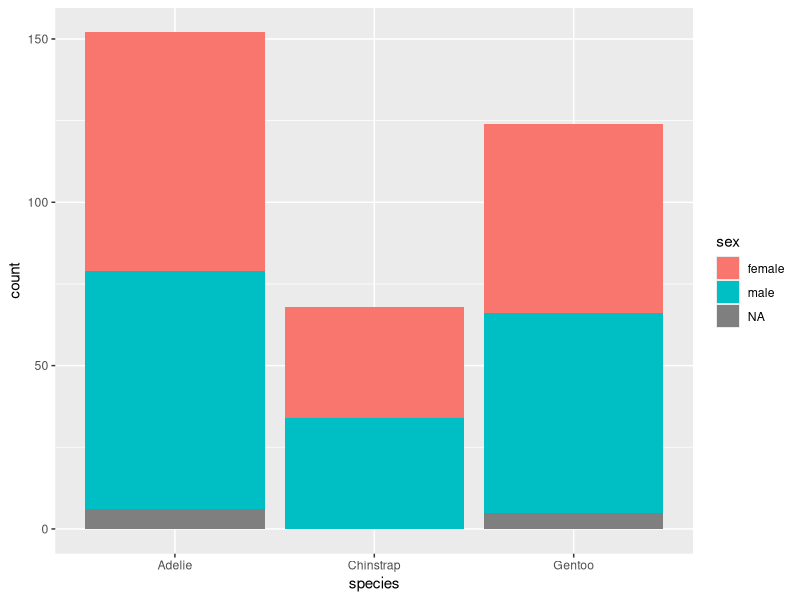
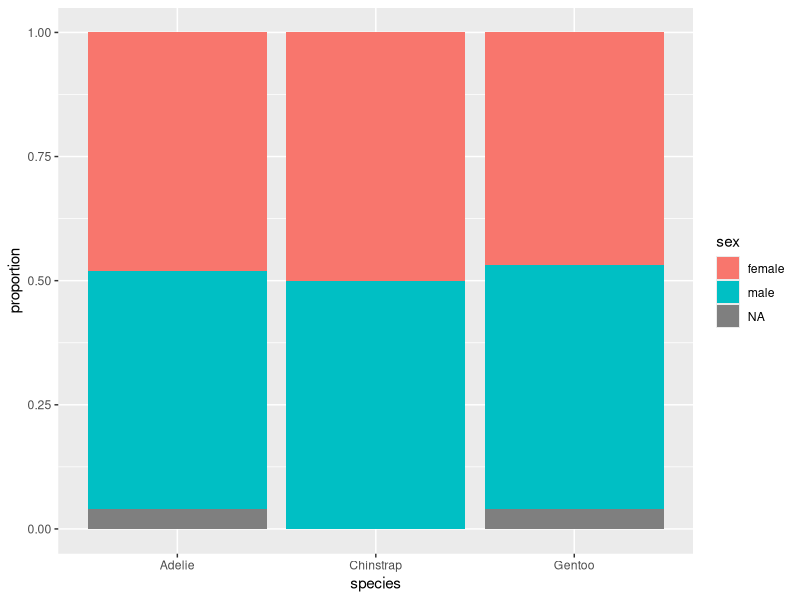
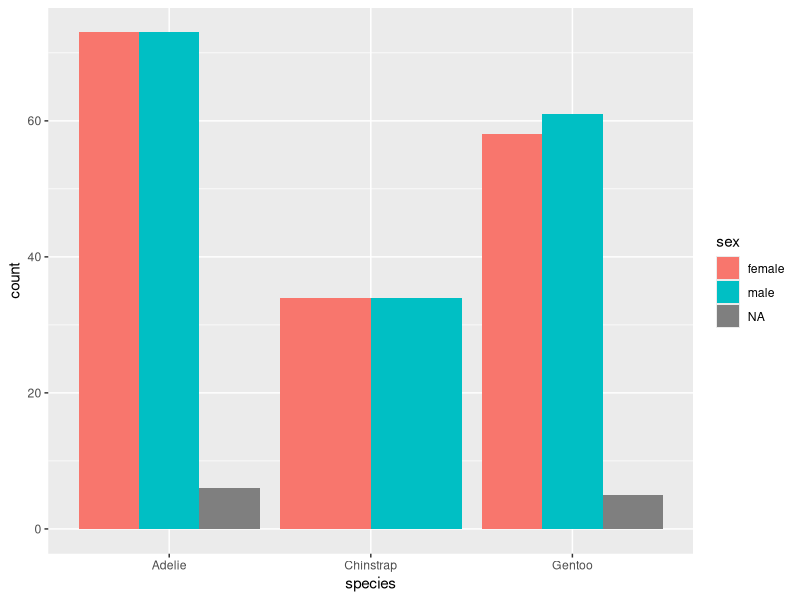
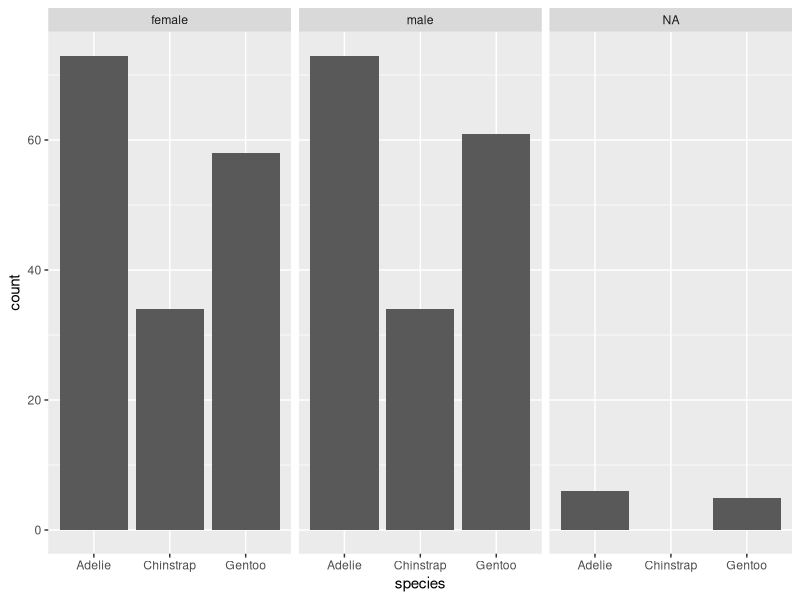

The R script that drew these images, in order:
## ---- chunk 1
#| include: false
library(ggplot2)
library(dplyr)
#library(ISDSdatasets)

titanic <- Titanic |> 
  as_tibble() |> 
  select(Class, Sex, Age, Survived) |> 
  mutate(Survived = factor(Survived, levels = c("No", "Yes"), labels = c(0,1)))
## ---- chunk 2
titanic %>% 
  glimpse()
## ---- chunk 3
library(palmerpenguins)
head(penguins)
## ---- chunk 4
#| echo: true
#| out.width: 50%
ggplot(data=penguins, aes(x = species, fill = sex)) +
  geom_bar()
  
## ---- chunk 5
#| echo: true
#| out.width: 50%
ggplot(data=penguins, aes(x = species, fill = sex)) +
  geom_bar(position = "fill") +
  ylab("proportion")
  
## ---- chunk 6
#| echo: true
#| out.width: 50%
ggplot(data=penguins, aes(x = species, fill = sex)) +
  geom_bar(position = "dodge")
 
## ---- chunk 7
#| echo: true
#| out.width: 50%
ggplot(data=penguins, aes(x = species))+
  geom_bar() +
  facet_wrap(~ sex)
